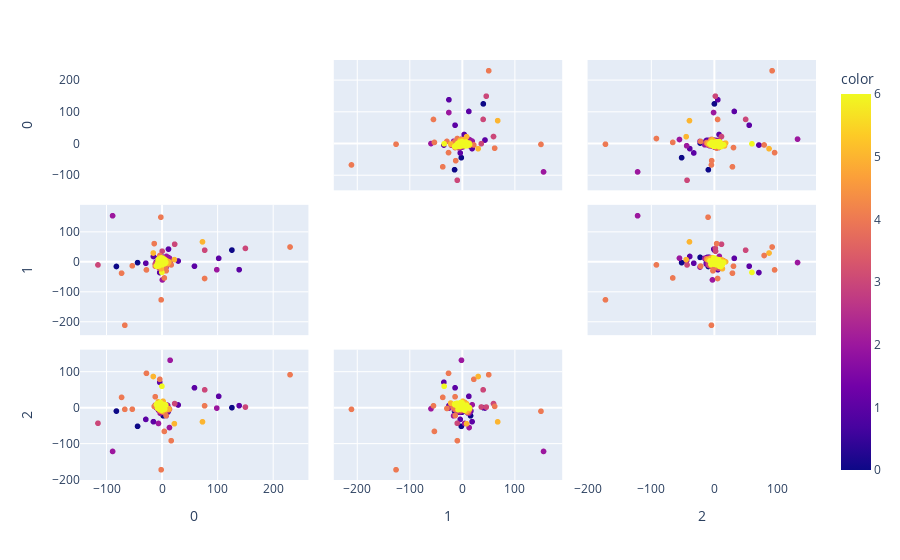

The code cell stored with this chart in its notebook:
### Markdown cell above
# t-SNE

### Code cell
from sklearn.manifold import TSNE
tsne = TSNE(n_components=3,random_state = 0,n_iter=300)

X_tsne =tsne.fit_transform(X_norm)
# Data_TSNE=pd.DataFrame(X_tsne, columns=["TSNE_"+str(i) for i in range(n_components)])
X_tsne.shape

fig = px.scatter_matrix(
    X_tsne,
    labels=['t1','t2','3'],
    dimensions=range(3),
    color=Y
)
fig.update_traces(diagonal_visible=False)
fig.show()

### Figure 1 — Plotly figure (JSON) as saved in the notebook; plotly's stock layout.template omitted (floating-point values rounded to 4 significant figures; data arrays with more than 128 entries replaced by an {"elided": "..."} marker saying what was removed)
{"data": [{"diagonal": {"visible": false}, "dimensions": [{"axis": {"matches": true}, "label": "0", "values": {"elided": "528 float values"}}, {"axis": {"matches": true}, "label": "1", "values": {"elided": "528 float values"}}, {"axis": {"matches": true}, "label": "2", "values": {"elided": "528 float values"}}], "hovertemplate": "%{xaxis.title.text}=%{x}<br>%{yaxis.title.text}=%{y}<br>color=%{marker.color}<extra></extra>", "legendgroup": "", "marker": {"color": {"elided": "528 int values"}, "coloraxis": "coloraxis", "symbol": "circle"}, "name": "", "showlegend": false, "type": "splom"}], "layout": {"coloraxis": {"colorbar": {"title": {"text": "color"}}, "colorscale": [[0, "#0d0887"], [0.1111, "#46039f"], [0.2222, "#7201a8"], [0.3333, "#9c179e"], [0.4444, "#bd3786"], [0.5556, "#d8576b"], [0.6667, "#ed7953"], [0.7778, "#fb9f3a"], [0.8889, "#fdca26"], [1, "#f0f921"]]}, "dragmode": "select", "legend": {"tracegroupgap": 0}, "margin": {"t": 60}}}
